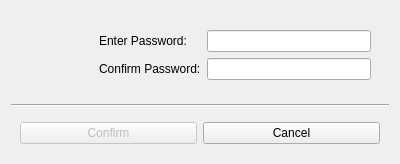
<?xml version="1.0" encoding="UTF-8"?>
<ui version="4.0">
 <class>Dialog</class>
 <widget class="QDialog" name="Dialog">
  <property name="windowModality">
   <enum>Qt::ApplicationModal</enum>
  </property>
  <property name="geometry">
   <rect>
    <x>0</x>
    <y>0</y>
    <width>400</width>
    <height>164</height>
   </rect>
  </property>
  <property name="windowTitle">
   <string>Nescient - Password Entry</string>
  </property>
  <property name="windowIcon">
   <iconset resource="resource.qrc">
    <normaloff>:/resources/nessie_lock.gif</normaloff>:/resources/nessie_lock.gif</iconset>
  </property>
  <layout class="QVBoxLayout" name="verticalLayout">
   <item>
    <widget class="QWidget" name="widget_2" native="true">
     <property name="sizePolicy">
      <sizepolicy hsizetype="Preferred" vsizetype="Expanding">
       <horstretch>0</horstretch>
       <verstretch>0</verstretch>
      </sizepolicy>
     </property>
     <layout class="QHBoxLayout" name="horizontalLayout_2">
      <item>
       <widget class="QLabel" name="label_3">
        <property name="sizePolicy">
         <sizepolicy hsizetype="Minimum" vsizetype="Minimum">
          <horstretch>0</horstretch>
          <verstretch>0</verstretch>
         </sizepolicy>
        </property>
        <property name="minimumSize">
         <size>
          <width>64</width>
          <height>64</height>
         </size>
        </property>
        <property name="text">
         <string notr="true"/>
        </property>
        <property name="pixmap">
         <pixmap resource="resource.qrc">:/resources/nessie_lock.gif</pixmap>
        </property>
       </widget>
      </item>
      <item>
       <widget class="QWidget" name="widget_3" native="true">
        <property name="sizePolicy">
         <sizepolicy hsizetype="Preferred" vsizetype="Preferred">
          <horstretch>0</horstretch>
          <verstretch>0</verstretch>
         </sizepolicy>
        </property>
        <layout class="QFormLayout" name="formLayout">
         <property name="formAlignment">
          <set>Qt::AlignLeading|Qt::AlignLeft|Qt::AlignVCenter</set>
         </property>
         <item row="0" column="0">
          <widget class="QLabel" name="label">
           <property name="text">
            <string>Enter Password:</string>
           </property>
          </widget>
         </item>
         <item row="0" column="1">
          <widget class="QLineEdit" name="lineEdit">
           <property name="echoMode">
            <enum>QLineEdit::Password</enum>
           </property>
          </widget>
         </item>
         <item row="1" column="0">
          <widget class="QLabel" name="label_2">
           <property name="text">
            <string>Confirm Password:</string>
           </property>
          </widget>
         </item>
         <item row="1" column="1">
          <widget class="QLineEdit" name="lineEdit_2">
           <property name="echoMode">
            <enum>QLineEdit::Password</enum>
           </property>
          </widget>
         </item>
        </layout>
       </widget>
      </item>
     </layout>
    </widget>
   </item>
   <item>
    <widget class="Line" name="line">
     <property name="orientation">
      <enum>Qt::Horizontal</enum>
     </property>
    </widget>
   </item>
   <item>
    <widget class="QWidget" name="widget" native="true">
     <property name="sizePolicy">
      <sizepolicy hsizetype="Preferred" vsizetype="Preferred">
       <horstretch>0</horstretch>
       <verstretch>0</verstretch>
      </sizepolicy>
     </property>
     <layout class="QHBoxLayout" name="horizontalLayout">
      <item>
       <widget class="QPushButton" name="pushButton">
        <property name="enabled">
         <bool>false</bool>
        </property>
        <property name="text">
         <string>Confirm</string>
        </property>
       </widget>
      </item>
      <item>
       <widget class="QPushButton" name="pushButton_2">
        <property name="text">
         <string>Cancel</string>
        </property>
       </widget>
      </item>
     </layout>
    </widget>
   </item>
  </layout>
 </widget>
 <resources>
  <include location="resource.qrc"/>
 </resources>
 <connections/>
</ui>
